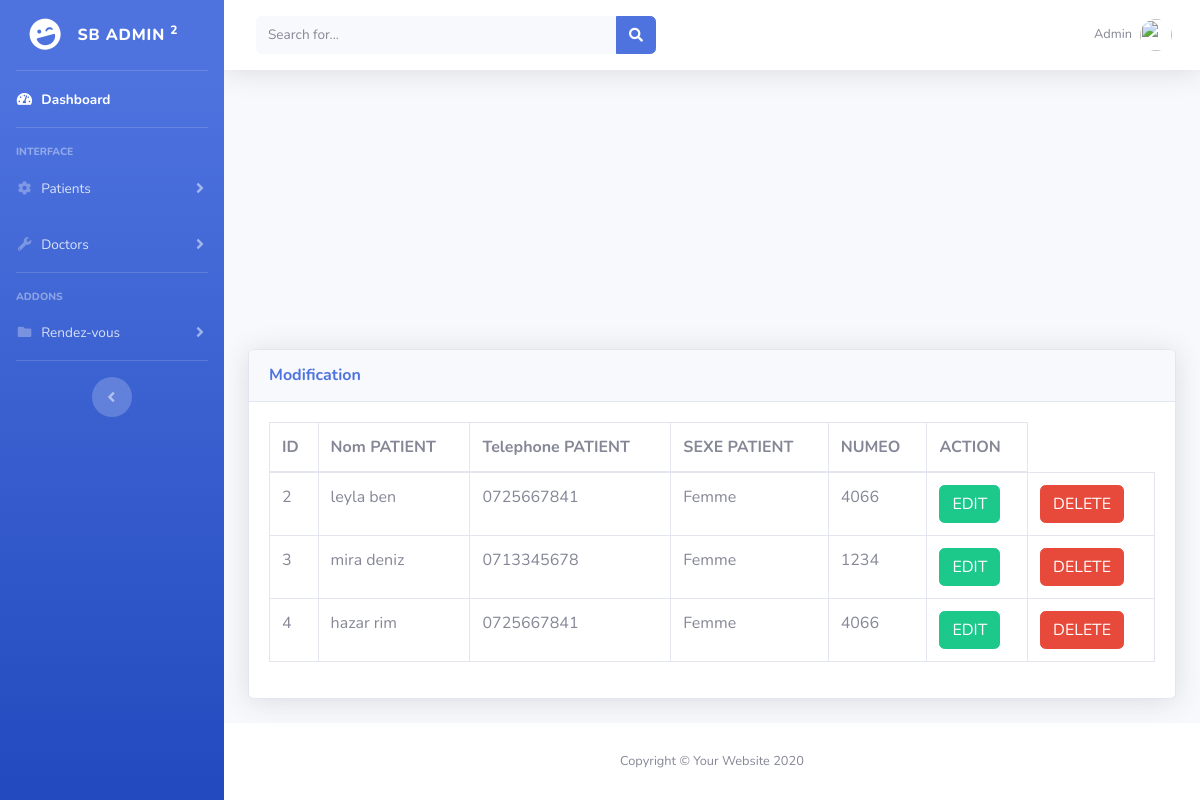
The page /admin/manage-patient.php on the database its author committed.
### tables this page shows
CREATE TABLE `patients` (
  `id` int(11) NOT NULL,
  `nomPatient` varchar(255) NOT NULL,
  `localisation` varchar(255) NOT NULL,
  `agePatient` varchar(255) NOT NULL,
  `sexePatient` varchar(255) NOT NULL,
  `telPatient` varchar(255) NOT NULL,
  `date de naissance` varchar(255) NOT NULL,
  `diagnostic` text NOT NULL,
  `ordonnance` text NOT NULL,
  `numéro` varchar(255) DEFAULT NULL
);

### admin/manage-patient.php (the view, shortened to what this page needs)
<?php
include('includ/conection.php');
?>
<!DOCTYPE html>
<html lang="en">
<head>
</head>
<body>
<?php  include("includ/base.php")?>
<div class="container-fluid">
<div class="card shadow mb-4">
  <div class="card-header py-3">
    <h6 class="m-0 font-weight-bold text-primary">Modification</h6>
  </div>
  <div class="card-body">
    <div class="table-responsive">
    <?php
        $query = "SELECT * FROM patients";
        $query_run = mysqli_query($conn, $query);
    ?>
      <table class="table table-bordered" id="dataTable" width="100%" cellspacing="0">
        <thead>
          <tr>
              <th > ID </th>
              <th> Nom PATIENT</th>
              <th >Telephone PATIENT</th>
              <th >SEXE PATIENT</th>
              <th >NUMEO</th>
              <th >ACTION</th>
          </tr>
        </thead>
        <tbody>
        <?php
        if(mysqli_num_rows($query_run) > 0)
        {
            while($row = mysqli_fetch_assoc($query_run))
            {
               ?>
          <tr>
            <td><?php  echo $row['id']; ?></td>
            <td><?php  echo $row['nomPatient']; ?></td>
            <td><?php  echo $row['telPatient']; ?></td>
            <td><?php  echo $row['sexePatient']; ?></td>
            <td><?php  echo $row['numéro']; ?></td>
            <td>
                <form action="edit-doctor.php" method="post">
                    <button  type="submit" name="edit_btn" class="btn btn-success"> EDIT</button>
                </form>
            </td>
            <td>
                <form action="delet-doctor.php" method="post">
                  <button type="submit" name="delete_btn" class="btn btn-danger"> DELETE</button>
                </form>
            </td>
          </tr>
          <?php
            }
        }
        else {
            echo "No Record Found";
        }
        ?>
        </tbody>
      </table>
    </div>
  </div>
</div>
</div>
<?php  include("../footer.php") ?>
</body>
</html>

### rows shown on the page
patients: id "2", nomPatient "leyla ben", telPatient "0725667841", sexePatient "Femme", numéro "4066"
patients: id "3", nomPatient "mira deniz", telPatient "0713345678", sexePatient "Femme", numéro "1234"
patients: id "4", nomPatient "hazar rim", telPatient "0725667841", sexePatient "Femme", numéro "4066"
